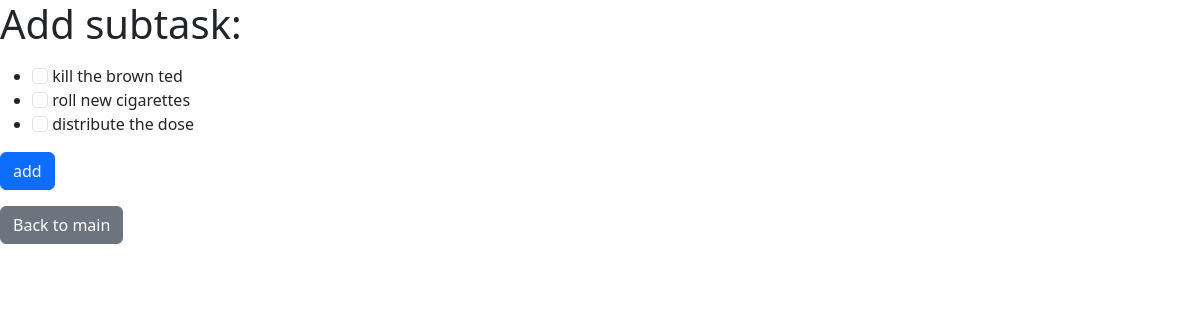
/notes/addsub/, run on an earlier commit of the app's database.
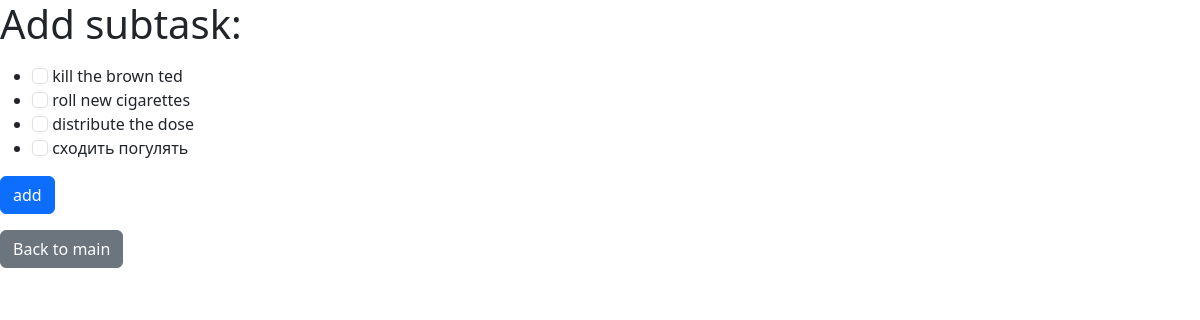
And on a later commit of the database.
### notes/models.py (models this page shows)
class Note(models.Model):
    title = models.TextField()
    created_at = models.DateTimeField(auto_now_add=True)

### notes/views.py (the view)
# urls.py: path('addsub/', add_subtask, name='add_subtask'),
def add_subtask(request: HttpRequest) -> HttpResponse:
    if request.method == 'POST':
        note_id = request.POST.get('is_selected')
        url = reverse('notes:add_subtask_for_id', args=(note_id,))
        return redirect(url)
    context = {
        'notes': Note.objects.all(),
    }
    return render(request, 'notes/add_subtask.html', context=context)

### notes/templates/notes/add_subtask.html (shortened to what this page needs)
{% extends 'notes/base.html' %}
{% block body %}
    <h1>Add subtask:</h1>
    <p>
    <form method="post">
        <ul>
            {% for note in notes %}
                <li>
                    <input type="checkbox" name="is_selected" value="{{ note.id }}" class="form-check-input">
                    {{ note.title }}
                </li>
            {% endfor %}
        </ul>
        <button type="submit" class="btn btn-primary">
            add
        </button>
    </form>
    </p>
    <p>
    <form action="{% url 'notes:all_notes' %}">
        <button type="submit" class="btn btn-secondary">
            Back to main
        </button>
    </form>
    </p>
{% endblock %}

What changed in the data, as far as the page shows it:
added Note: title "сходить погулять"
